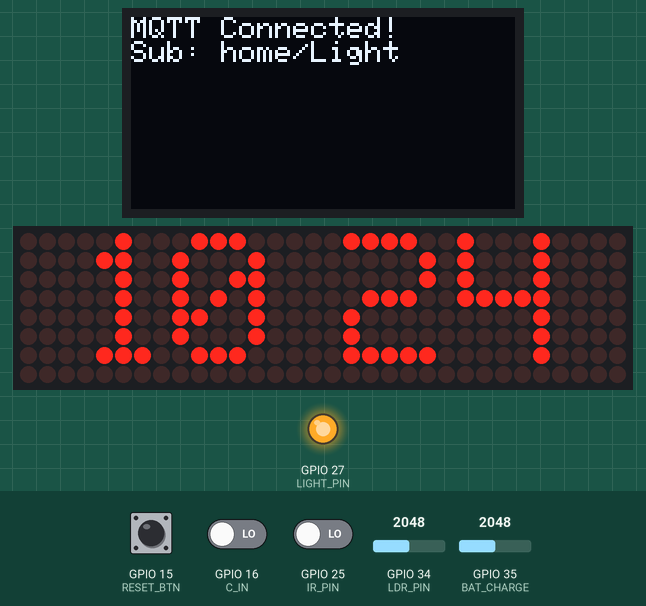
Simulated run of this sketch. Board: ESP32. Parts: 128×64 one-colour display, 32×8 LED matrix, output pins drawn as LEDs (lit = HIGH). The test bench sets the inputs (shaded band); at power-on: GPIO 16 (C_IN) LOW, GPIO 15 (RESET_BTN) LOW, GPIO 25 (IR_PIN) LOW, GPIO 34 (LDR_PIN) = 2048, GPIO 35 (BAT_CHARGE) = 2048 (analog values on the 0–4095 scale). WiFi joins after 1.5 s; servers stay silent unless stated; network time is answered at once with the bench clock; the local clock reads 2024-03-15 10:24:30 at power-on unless the sketch sets it; EEPROM starts erased; no MQTT or app messages arrive unless stated; what the sketch prints to the serial monitor is not drawn.

Above: at 2.9 s.
3.0 s: GPIO 16 (C_IN) driven HIGH
At 6.5 s:
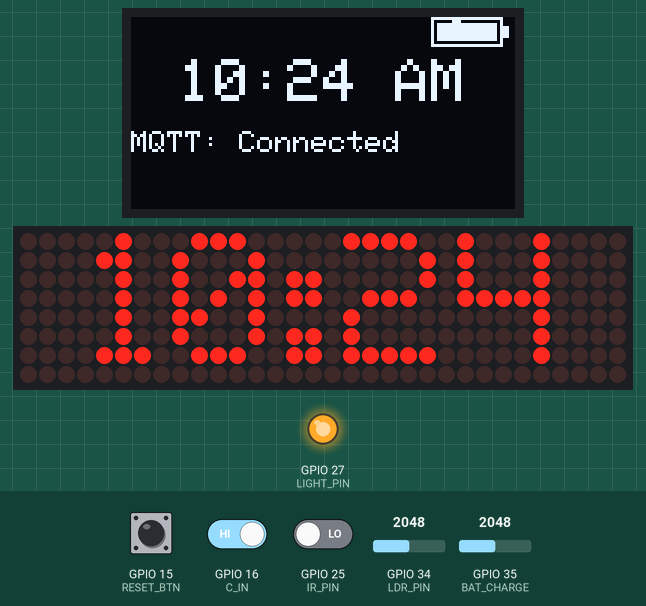
9.3 s: GPIO 16 (C_IN) driven LOW
At 10.6 s:
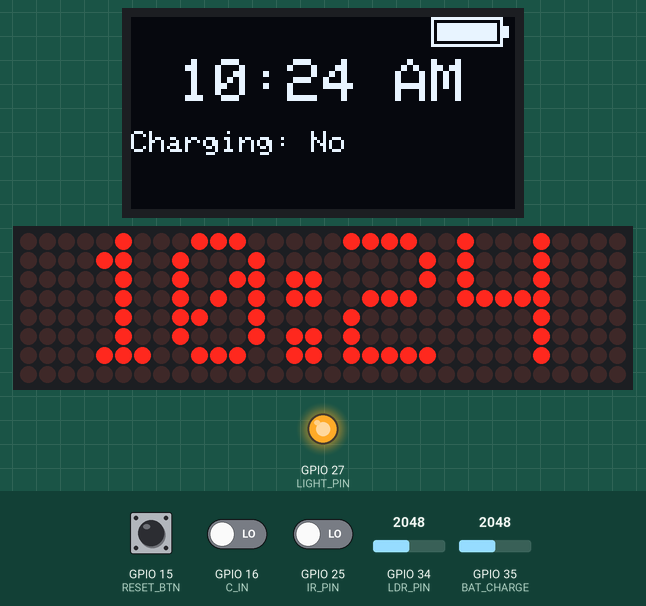
13.3 s: GPIO 16 (C_IN) driven HIGH
At 14.6 s:
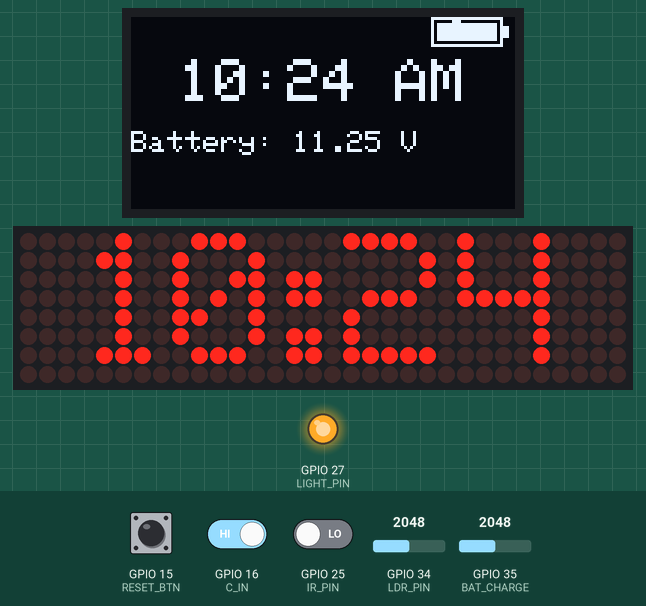
17.3 s: GPIO 15 (RESET_BTN) pulled HIGH for 0.15 s
At 17.7 s:
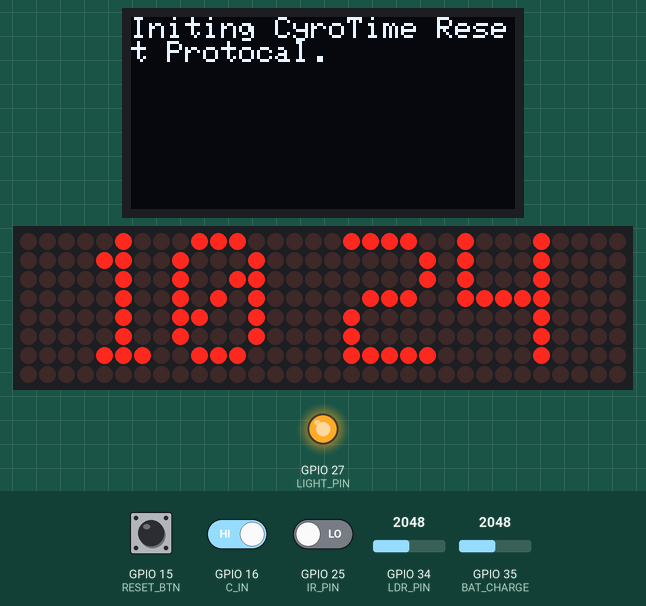
Timing chart, 0 to 20.3 s (numbered marks = the images above; inputs shaded):
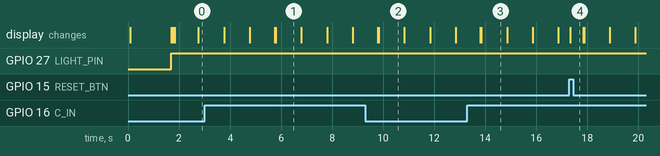

Measured:
- after the input at 3.0 s, the display: first differs from a run without the input after 2.8 s (image 1 shows a later state)
- after the input at 9.3 s, the display: first changes after 0.48 s (image 2 shows a later state)
- after the input at 13.3 s, the display: first changes after 0.51 s (image 3 shows a later state)
- after the input at 17.3 s, the display: changes at once (image 4)
- what the display in image 1 shows lasts 1.0 s, from 5.8 s to 6.8 s

The sketch:

Main.ino
```cpp
#include <WiFi.h>
#include <WebServer.h>
#include <EEPROM.h>
#include <PubSubClient.h>
#include <MD_Parola.h>
#include <MD_MAX72XX.h>
#include <SPI.h>
#include <WiFiUdp.h>
#include <NTPClient.h>
#include <Wire.h>
#include <Adafruit_GFX.h>
#include <Adafruit_SSD1306.h>


// ========================== PINS & MATRIX ==========================
#define HARDWARE_TYPE MD_MAX72XX::FC16_HW
#define MAX_DEVICES 4
#define DATA_PIN 23
#define CLK_PIN  18
#define CS_PIN   5
#define IR_PIN 25
#define LIGHT_PIN 27
#define LDR_PIN 34
#define C_IN 16
#define RESET_BTN 15
#define BAT_CHARGE 35
#define R1 9860.0
#define R2 2165.0

MD_Parola display = MD_Parola(HARDWARE_TYPE, DATA_PIN, CLK_PIN, CS_PIN, MAX_DEVICES);
// === Calibration ===
// If your multimeter shows 4.124 V and ESP reads 3.36 V,
// correction factor = 4.124 / 3.36 = ~1.227
const float CORRECTION_FACTOR = 1.227;

// ========================== OLED SETTINGS =========================
#define SCREEN_WIDTH 128
#define SCREEN_HEIGHT 64
#define OLED_RESET    -1  // Reset pin # (or -1 if sharing Arduino reset)
Adafruit_SSD1306 oled(SCREEN_WIDTH, SCREEN_HEIGHT, &Wire, OLED_RESET);


// ========================== EEPROM SETTINGS ========================
#define EEPROM_SIZE 512

struct Config {
  char ssid[32];
  char pass[32];
  char mqtt[32];
  char mqtt_user[32];
  char mqtt_pass[32];
  int mqtt_port;
};

Config config;

// ========================== GLOBALS ================================
WiFiClient espClient;
PubSubClient mqttClient(espClient);
WiFiUDP ntpUDP;
NTPClient timeClient(ntpUDP, "time.google.com", 3600 * 6, 60000);
WebServer server(80);

bool lightState = false;
bool showColon = true;
bool lastIRState = false;
unsigned long lastIRToggle = 0;
unsigned long lastUpdate = 0;

// ========================== HTML CONFIG PAGE ========================
const char* configPage = R"rawliteral(
<!DOCTYPE html>
<html><head>
  <meta name="viewport" content="width=device-width, initial-scale=1" />
  <title>ESP32 Config</title>
  <style>
    :root {
      --bg: #f7f9fc;
      --text: #333;
      --card: #fff;
      --btn: #007bff;
      --btn-hover: #0056b3;
    }
    body.dark {
      --bg: #1e1e1e;
      --text: #eee;
      --card: #2c2c2c;
      --btn: #4e8cff;
      --btn-hover: #3972d1;
    }
    body {
      background: var(--bg); color: var(--text);
      font-family: sans-serif; padding: 20px;
    }
    h2 { text-align: center; }
    form {
      max-width: 400px; margin: auto;
      background: var(--card); padding: 20px;
      border-radius: 10px;
    }
    input {
      width: 100%; padding: 10px; margin: 10px 0;
      border-radius: 5px; border: 1px solid #ccc;
    }
    input[type=submit] {
      background: var(--btn); color: #fff; border: none;
    }
    input[type=submit]:hover { background: var(--btn-hover); }
    .toggle-container {
      text-align: center; margin: 20px 0;
    }
    .slider {
      position: relative; display: inline-block;
      width: 50px; height: 26px;
    }
    .slider input { opacity: 0; width: 0; height: 0; }
    .slider span {
      position: absolute; cursor: pointer;
      top: 0; left: 0; right: 0; bottom: 0;
      background: #ccc; transition: .4s;
      border-radius: 30px;
    }
    .slider span:before {
      content: ""; position: absolute;
      height: 20px; width: 20px; left: 3px; bottom: 3px;
      background: white; transition: .4s; border-radius: 50%;
    }
    input:checked + span { background: #4e8cff; }
    input:checked + span:before { transform: translateX(24px); }
  </style>
  <script>
    window.onload = function() {
      const dark = localStorage.getItem("darkMode");
      if (dark === "enabled") {
        document.body.classList.add("dark");
        document.getElementById("themeToggle").checked = true;
      }
    }
    function toggleDark(el) {
      if (el.checked) {
        document.body.classList.add("dark");
        localStorage.setItem("darkMode", "enabled");
      } else {
        document.body.classList.remove("dark");
        localStorage.setItem("darkMode", "disabled");
      }
    }
  </script>
</head>
<body>
  <h2>ESP32 Setup</h2>
  <div class="toggle-container">
    <label class="slider">
      <input type="checkbox" id="themeToggle" onchange="toggleDark(this)">
      <span></span>
    </label>
  </div>
  <form method="POST" action="/save">
    <input name="ssid" placeholder="WiFi SSID" required>
    <input name="pass" type="password" placeholder="WiFi Password" required>
    <input name="mqtt" placeholder="MQTT Server IP" required>
    <input name="port" type="number" value="1883" required>
    <input name="mqtt_user" placeholder="MQTT Username">
    <input name="mqtt_pass" type="password" placeholder="MQTT Password">
    <input type="submit" value="Save & Reboot">
  </form>
</body></html>
)rawliteral";

// ========================== EEPROM ================================
void saveConfig() {
  EEPROM.put(0, config);
  EEPROM.commit();
}

void loadConfig() {
  EEPROM.get(0, config);
}

// ========================== WIFI & WEB ==============================
void startAPMode() {
  WiFi.softAP("CyroTime", "12345678");
  server.on("/", []() { server.send(200, "text/html", configPage); });
  server.on("/save", HTTP_POST, []() {
    strncpy(config.ssid, server.arg("ssid").c_str(), 32);
    strncpy(config.pass, server.arg("pass").c_str(), 32);
    strncpy(config.mqtt, server.arg("mqtt").c_str(), 32);
    strncpy(config.mqtt_user, server.arg("mqtt_user").c_str(), 32);
    strncpy(config.mqtt_pass, server.arg("mqtt_pass").c_str(), 32);
    config.mqtt_port = server.arg("port").toInt();
    saveConfig();
    server.send(200, "text/html", "<h3>Saved! Rebooting...</h3>");
    delay(2000);
    ESP.restart();
  });
  server.begin();
}

// ========================== MQTT ===============================
void mqttCallback(char* topic, byte* payload, unsigned int len) {
  String msg;
  for (unsigned int i = 0; i < len; i++) msg += (char)payload[i];
  if (String(topic) == "home/Light/control") {
    lightState = (msg == "ON");
    digitalWrite(LIGHT_PIN, lightState ? HIGH : LOW);
    mqttClient.publish("home/Light/state", lightState ? "ON" : "OFF", true);
  }
}

void connectMQTT() {
  oled.clearDisplay();
  oled.setCursor(0, 0);
  oled.setTextSize(1);
  oled.println("Connecting MQTT...");
  oled.println(config.mqtt);
  oled.display();

  if (mqttClient.connected()) return;
  mqttClient.setServer(config.mqtt, config.mqtt_port);
  mqttClient.setCallback(mqttCallback);
  if (mqttClient.connect("ESP32", config.mqtt_user, config.mqtt_pass)) {
    oled.clearDisplay();
    oled.setTextSize(1);
    oled.setCursor(0, 0);
    oled.println("MQTT Connected!");
    oled.println("Sub: home/Light");
    oled.display();

    mqttClient.subscribe("home/Light/control");
    mqttClient.publish("home/Light/state", lightState ? "ON" : "OFF", true);
    mqttClient.publish("homeassistant/light/Light/config",
      "{\"name\":\"Light\",\"unique_id\":\"esp32_light_1\",\"state_topic\":\"home/Light/state\",\"command_topic\":\"home/Light/control\",\"payload_on\":\"ON\",\"payload_off\":\"OFF\",\"retain\":true}", true);
  }else {
    oled.clearDisplay();
    oled.setCursor(0, 0);
    oled.println("MQTT Failed.");
    oled.display();

  }
}

// ========================== TASKS ===============================
void IR_MQTT_Task(void* p) {
  for (;;) {
    bool irDetected = digitalRead(IR_PIN) == LOW;
    if (irDetected && !lastIRState && millis() - lastIRToggle > 500) {
      lightState = !lightState;
      digitalWrite(LIGHT_PIN, lightState ? HIGH : LOW);
      mqttClient.publish("home/Light/state", lightState ? "ON" : "OFF", true);
      lastIRToggle = millis();
    }
    lastIRState = irDetected;

    if (WiFi.status() == WL_CONNECTED) {
      mqttClient.loop();
    }
    delay(10);
  }
}

void Display_Task(void* p) {
  for (;;) {
    int lightVal = analogRead(LDR_PIN);
    int brightness = map(lightVal, 0, 4095, 1, 15);
    display.setIntensity(brightness);

    if (millis() - lastUpdate > 1000) {
      lastUpdate = millis();
      timeClient.update();
      int h24 = timeClient.getHours();
      int h12 = h24 % 12;
      if (h12 == 0) h12 = 12;  // Convert 0 to 12 for 12-hour format
      int m = timeClient.getMinutes();

      char timeStr[6];
      snprintf(timeStr, sizeof(timeStr), "%2d%c%02d", h12, showColon ? ':' : ' ', m);

      showColon = !showColon;

      display.displayClear();
      display.displayText(timeStr, PA_CENTER, 100, 0, PA_PRINT, PA_NO_EFFECT);
    }
    display.displayAnimate();
    delay(10);
  }
}
void drawBatteryIcon(float voltage, bool charging) {
  const int x = 100;  // Top-right corner (adjust for your screen width)
  const int y = 0;
  const int w = 24;
  const int h = 10;

  // Battery outline
  oled.drawRect(x, y, w, h, WHITE);
  oled.fillRect(x + w, y + 3, 2, 4, WHITE);  // Battery tip

  // Estimate battery level
  int level = 0;
  if (voltage >= 4.2) level = 100;
  else if (voltage >= 4.0) level = 80;
  else if (voltage >= 3.8) level = 60;
  else if (voltage >= 3.6) level = 40;
  else if (voltage >= 3.4) level = 20;
  else level = 5;

  // Fill battery
  int fillWidth = map(level, 0, 100, 0, w - 4);
  oled.fillRect(x + 2, y + 2, fillWidth, h - 4, WHITE);

  // Optional charging indicator
  if (charging) {
    oled.setCursor(x + 6, y - 1);
    oled.setTextSize(1);
    oled.print("*");  // Simple charging symbol
  }
}

void OLED_Status_Task(void* p) {
  const int STATUS_COUNT = 5;
  int statusIndex = 0;

  for (;;) {
    oled.clearDisplay();

    // --- Read battery voltage and charging state ---
    int rawADC = analogRead(BAT_CHARGE);
    float vOut = (rawADC / 4095.0) * 3.3;
    float vIn = vOut * ((R1 + R2) / R2) * CORRECTION_FACTOR;
    bool charging = digitalRead(C_IN);

    // --- Draw battery icon at top ---
    drawBatteryIcon(vIn, charging);

    // --- Get time and format as 12-hour ---
    time_t rawTime = timeClient.getEpochTime();
    struct tm* timeInfo = localtime(&rawTime);

    int hour = timeInfo->tm_hour;
    int minute = timeInfo->tm_min;
    bool isPM = false;

    if (hour >= 12) {
      isPM = true;
      if (hour > 12) hour -= 12;
    } else if (hour == 0) {
      hour = 12;
    }

    char timeString[10];
    sprintf(timeString, "%02d:%02d %s", hour, minute, isPM ? "PM" : "AM");

    // --- Draw clock below battery icon ---
    oled.setTextSize(2);  // Large clock
    int16_t x1, y1;
    uint16_t w, h;
    oled.getTextBounds(timeString, 0, 0, &x1, &y1, &w, &h);

    // Place clock below battery icon (around y = 12~15)
    oled.setCursor((oled.width() - w) / 2, 14);
    oled.println(timeString);

    // --- Draw one status line below the clock ---
    oled.setTextSize(1);
    oled.setCursor(0, 38);  // Adjust as needed

    switch (statusIndex) {
      case 0:
        oled.print("WiFi: ");
        oled.println(WiFi.status() == WL_CONNECTED ? "Normal" : "Disconnected");
        break;

      case 1:
        oled.print("MQTT: ");
        oled.println(mqttClient.connected() ? "Connected" : "Disconnected");
        break;

      case 2:
        oled.print("Charging: ");
        oled.println(charging ? "Yes" : "No");
        break;

      case 3:
        oled.print("Battery: ");
        oled.print(vIn, 2);
        oled.println(" V");
        break;

      case 4:
        oled.print("IP: ");
        oled.println(WiFi.localIP());
        break;
    }

    oled.display();

    // Rotate status every 3 seconds
    statusIndex = (statusIndex + 1) % STATUS_COUNT;
    vTaskDelay(pdMS_TO_TICKS(4000));
  }
}


void setup() {
  Serial.begin(115200);
  if (!oled.begin(SSD1306_SWITCHCAPVCC, 0x3C)) {
    Serial.println(F("SSD1306 allocation failed"));
    while (true);  // Halt
  }
  oled.clearDisplay();
  oled.setTextSize(1);
  oled.setTextColor(SSD1306_WHITE);
  oled.setCursor(0, 0);
  oled.println("Booting...");
  oled.display();

  EEPROM.begin(EEPROM_SIZE);

  pinMode(IR_PIN, INPUT);
  pinMode(LIGHT_PIN, OUTPUT);
  digitalWrite(LIGHT_PIN, LOW);
  pinMode(C_IN, INPUT);
  pinMode(RESET_BTN, INPUT);
  analogReadResolution(12); // Default is 12 bits (0-4095)


  display.begin();
  display.setIntensity(8);
  display.displayClear();

  loadConfig();

  // Try to connect WiFi with stored credentials
  if (strlen(config.ssid) > 0) {
    Serial.printf("Connecting to WiFi SSID: %s\n", config.ssid);
    WiFi.begin(config.ssid, config.pass);
    unsigned long startAttemptTime = millis();

    // Wait 10 seconds for connection
    while (WiFi.status() != WL_CONNECTED && millis() - startAttemptTime < 10000) {
      oled.clearDisplay();
      oled.setTextSize(1);
      oled.setCursor(0, 0);
      oled.println("Connecting WiFi...");
      oled.println(config.ssid);
      oled.display();

      delay(500);
      Serial.print(".");
    }
  }

  if (WiFi.status() != WL_CONNECTED) {
    oled.clearDisplay();
    oled.setTextSize(1);
    oled.setCursor(0, 0);
    oled.println("AP Mode: CyroTime");
    oled.println("IP: 192.168.4.1");
    oled.display();

    Serial.println("\nFailed to connect WiFi, starting AP mode.");
    startAPMode();
  } else {
    Serial.println("\nWiFi connected!");
    timeClient.begin();
    timeClient.update();
    oled.clearDisplay();
    oled.setCursor(0, 0);
    oled.setTextSize(1);
    oled.println("WiFi Connected!");
    oled.println(WiFi.localIP());
    oled.display();


    // Start MQTT client
    mqttClient.setServer(config.mqtt, config.mqtt_port);
    mqttClient.setCallback(mqttCallback);

    // Start dual-core tasks
    xTaskCreatePinnedToCore(
      IR_MQTT_Task,
      "IR_MQTT_Task",
      4096,
      NULL,
      1,
      NULL,
      0);  // Core 0

    xTaskCreatePinnedToCore(
      Display_Task,
      "Display_Task",
      4096,
      NULL,
      1,
      NULL,
      1);  // Core 1
    // ✅ Finally: Start OLED status task
    xTaskCreatePinnedToCore(
      OLED_Status_Task,
     "OLED_Status",
     4096,
     NULL,
     1,
     NULL,
     1);  // Core 1
  }
}

void loop() {
  if (digitalRead(RESET_BTN) == HIGH){
    oled.clearDisplay();
    oled.setTextSize(1);
    oled.setCursor(0, 0);
    oled.println("Initing CyroTime Reset Protocal.");
    oled.display();
    delay(7000);
    ESP.restart();
  }
  if (WiFi.status() == WL_CONNECTED) {
    if (!mqttClient.connected()) {
      connectMQTT();
    }
  } else {
    server.handleClient();
  }
}
```
